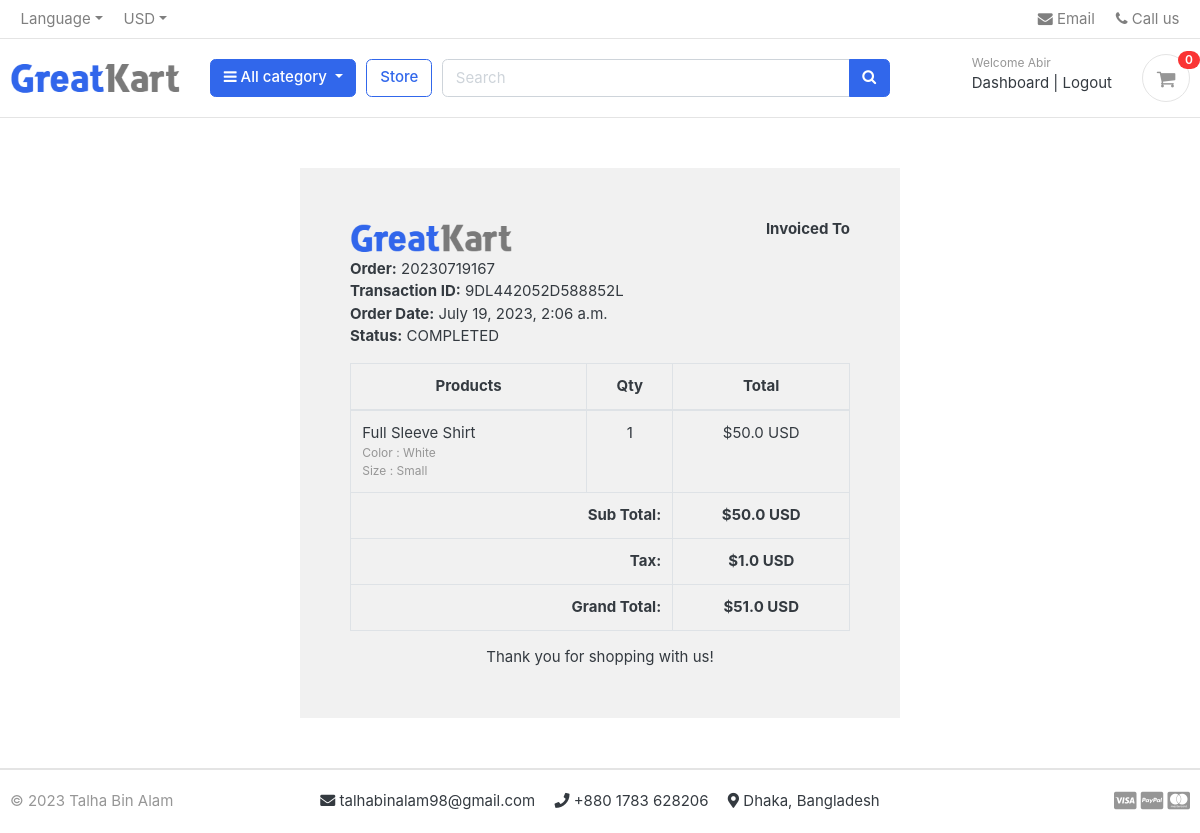
Page /accounts/order_details/20230719167/ (signed in) on the committed database.
### accounts/models.py (models this page shows, shortened)
class Account(AbstractBaseUser):
    first_name = models.CharField(max_length=50)
    last_name = models.CharField(max_length=50)
    username = models.CharField(max_length=50, unique=True)
    email = models.EmailField(unique=True)
    phone_number = models.CharField(max_length=50)
    date_joined = models.DateTimeField(auto_now_add=True)
    last_login = models.DateTimeField(auto_now_add=True)
    is_admin = models.BooleanField(default=False)
    is_staff = models.BooleanField(default=False)
    is_active = models.BooleanField(default=False)
    is_superadmin = models.BooleanField(default=False)
    USERNAME_FIELD = 'email'
    REQUIRED_FIELDS = ['username', 'first_name', 'last_name']
    objects = MyAccountManager()

### orders/models.py (models this page shows, shortened)
class Order(models.Model):
    STATUS = (
    ('Pending', 'Pending'),
    ('Accepted', 'Accepted'),
    ('On The Way', 'On The Way'),
    ('Delivered', 'Delivered'),
    ('Cancelled', 'Cancelled'),
    )
    user = models.ForeignKey(Account, on_delete=models.SET_NULL, null=True)
    payment = models.ForeignKey(Payment, on_delete=models.SET_NULL, null=True)
    order_number = models.CharField(max_length=50)
    first_name = models.CharField(max_length=50, blank=True)
    last_name = models.CharField(max_length=50, blank=True)
    phone = models.CharField(max_length=15, blank=True)
    email = models.EmailField(max_length=50, blank=True)
    address_line1 = models.CharField(max_length=50, blank=True)
    address_line2 = models.CharField(max_length=50, blank=True)
    country = models.CharField(max_length=50, blank=True)
    district = models.CharField(max_length=50, blank=True)
    city = models.CharField(max_length=50, blank=True)
    order_note = models.CharField(max_length=50, blank=True)
    order_total = models.FloatField()
    tax = models.FloatField()
    status = models.CharField(max_length=10, choices=STATUS, default='Pending')
    ip = models.CharField(max_length=20, blank=True)
    is_ordered = models.BooleanField(default=False)
    created_at = models.DateTimeField(auto_now_add=True)
    updated_at = models.DateTimeField(auto_now_add=True)
    def full_name(self):
        return f'{self.first_name} {self.last_name}'
    def full_address(self):
        return f'{self.address_line1} {self.address_line2}'

class Payment(models.Model):
    user = models.ForeignKey(Account, on_delete=models.CASCADE)
    payment_id = models.CharField(max_length=100)
    payment_method = models.CharField(max_length=100)
    amount_paid = models.CharField(max_length=100)
    status = models.CharField(max_length=100)
    created_at = models.DateTimeField(auto_now_add=True)

class OrderProduct(models.Model):
    order = models.ForeignKey(Order, on_delete=models.CASCADE)
    payment = models.ForeignKey(Payment, on_delete=models.SET_NULL, null=True)
    user = models.ForeignKey(Account, on_delete=models.CASCADE)
    product = models.ForeignKey(Product, on_delete=models.CASCADE)
    variations = models.ManyToManyField(Variation, blank=True)
    quantity = models.IntegerField()
    product_price = models.FloatField()
    ordered = models.BooleanField(default=False)
    created_at = models.DateTimeField(auto_now_add=True)
    updated_at = models.DateTimeField(auto_now_add=True)

### store/models.py (models this page shows, shortened)
class Product(models.Model):
    product_name = models.CharField(max_length=200, unique=True)
    slug = models.SlugField(max_length=200, unique=True)
    description = models.TextField(max_length=500, blank=True)
    price = models.IntegerField()
    images = models.ImageField(upload_to='photos/products')
    stock = models.IntegerField()
    is_available = models.BooleanField(default=True)
    category = models.ForeignKey(Category, on_delete=models.CASCADE)
    created_date = models.DateTimeField(auto_now_add=True)
    modified_date = models.DateTimeField(auto_now_add=True)

class Variation(models.Model):
    product = models.ForeignKey(Product, on_delete=models.CASCADE)
    variation_category = models.CharField(max_length=100, choices=variation_category_choice)
    variation_value = models.CharField(max_length=100)
    is_active = models.BooleanField(default=True)
    created_date = models.DateTimeField(auto_now_add=True)
    objects = VariationManager()

### accounts/views.py (the view)
# urls.py: path('order_details/<int:order_id>/', views.order_details, name='order_details'),
@login_required
def order_details(request, order_id):
    order_details = OrderProduct.objects.filter(order__order_number=order_id)
    order = Order.objects.get(order_number=order_id)
    sub_total = 0
    for i in order_details:
        sub_total += i.product_price * i.quantity
    context = {
        'order_details': order_details,
        'order': order,
        'sub_total': sub_total,
    }
    return render(request, 'accounts/order_details.html', context)

### carts/context_processors.py (called while the page is built)
def counter(request):
    cart_count = 0
    if 'admin' in request.path:
        return {}
    else:
        try:
            cart = Cart.objects.filter(cart_id=_cart_id(request))
            if request.user.is_authenticated:
                cart_items = CartItem.objects.all().filter(user=request.user)
            else:
                cart_items = CartItem.objects.all().filter(cart=cart[:1])
            for cart_item in cart_items:
                cart_count += cart_item.quantity
        except Cart.DoesNotExist:
            cart_item = 0
    return dict(cart_count=cart_count)

### carts/views.py (called while the page is built)
def _cart_id(request):
    cart = request.session.session_key
    if not cart:
        cart = request.session.create()
    return cart

### category/context_processors.py (called while the page is built)
def menu_links(request):
    links = Category.objects.all()
    return dict(links=links)

### category/models.py (called while the page is built)
    def get_url(self):
        return reverse('products_by_category', args=[self.slug])

### templates/accounts/order_details.html (shortened to what this page needs)
{% extends 'base.html' %}
{% load static %}
{% block content %}
<div class="container" style="margin: 0 auto;width: 50%;padding: 50px;background: #f1f1f1;margin-top: 50px;margin-bottom: 50px;">
    <div class="row invoice row-printable">
        <div class="col-md-12">
            <div class="panel panel-default plain" id="dash_0">
                <div class="panel-body p30">
                    <div class="row">
                        <div class="col-lg-6">
                            <div class="invoice-logo"><img src="{% static 'images/logo.png' %}" alt="Invoice logo" style="max-height: 40px;"></div>
                        </div>
                        <div class="col-lg-6">
                            <div class="invoice-from">
                                <ul class="list-unstyled text-right">
                                    <li><strong>Invoiced To</strong></li>
                                </ul>
                            </div>
                        </div>
                        <div class="col-lg-12">
                            <div class="invoice-details mt25">
                                <div class="well">
                                    <ul class="list-unstyled mb0">
                                        <li><strong>Order:</strong> {{order.order_number}}</li>
                                        <li><strong>Transaction ID:</strong> {{order.payment.payment_id}}</li>
                                        <li><strong>Order Date:</strong> {{order.created_at}}</li>
                                        <li><strong>Status:</strong> {{order.payment.status}}</li>
                                    </ul>
                                </div>
                            </div>
                            <div class="invoice-items">
                                <div class="table-responsive" style="overflow: hidden; outline: none;" tabindex="0">
                                    <table class="table table-bordered">
                                        <thead>
                                            <tr>
                                                <th class="per70 text-center">Products</th>
                                                <th class="per5 text-center">Qty</th>
                                                <th class="per25 text-center">Total</th>
                                            </tr>
                                        </thead>
                                        <tbody>
                                            {% for item in order_details %}
                                            <tr>
                                                <td>
                                                    {{ item.product.product_name }}
                                                    <br>
                                                    <p class="text-muted small">
                                                        {% if item.variations.all %}
                                                            {% for i in item.variations.all %}
                                                                {{ i.variation_category | capfirst }} : {{ i.variation_value | capfirst }}
                                                                <br>
                                                            {% endfor %}
                                                        {% endif %}
                                                    </p>
                                                </td>
                                                <td class="text-center">{{ item.quantity }}</td>
                                                <td class="text-center">${{ item.product_price }} USD</td>
                                            </tr>
                                        {% endfor %}
                                        </tbody>
                                        <tfoot>
                                            <tr>
                                                <th colspan="2" class="text-right">Sub Total:</th>
                                                <th class="text-center">${{sub_total}} USD</th>
                                            </tr>
                                            <tr>
                                                <th colspan="2" class="text-right">Tax:</th>
                                                <th class="text-center">${{order.tax}} USD</th>
                                            </tr>
                                            <tr>
                                                <th colspan="2" class="text-right">Grand Total:</th>
                                                <th class="text-center">${{order.order_total}} USD</th>
                                            </tr>
                                        </tfoot>
                                    </table>
                                </div>
                            </div>
                            <div class="invoice-footer mt25">
                                <p class="text-center">Thank you for shopping with us!</p>
                            </div>
                        </div>
                    </div>
                </div>
            </div>
        </div>
    </div>
    </div>
{% endblock content %}

### templates/includes/navbar.html (shortened to what this page needs)
{% load static %}
<header class="section-header">
    <nav class="navbar p-md-0 navbar-expand-sm navbar-light border-bottom">
        <div class="container">
            <div class="collapse navbar-collapse" id="navbarTop4">
                <ul class="navbar-nav mr-auto">
                    <li class="nav-item dropdown">
                        <a href="#" class="nav-link dropdown-toggle" data-toggle="dropdown">Language</a>
                    </li>
                    <li class="nav-item dropdown">
                        <a href="#" class="nav-link dropdown-toggle" data-toggle="dropdown">USD</a>
                    </li>
                </ul>
                <ul class="navbar-nav">
                    <li><a href="#" class="nav-link"> <i class="fa fa-envelope"></i> Email </a></li>
                    <li><a href="#" class="nav-link"> <i class="fa fa-phone"></i> Call us </a></li>
                </ul>
            </div>
        </div>
    </nav>
    <section class="header-main border-bottom">
        <div class="container">
            <div class="row align-items-center">
                <div class="col-lg-2 col-md-3 col-6">
                    <a href="/" class="brand-wrap">
                        <img class="logo" src="{% static 'images/logo.png' %}">
                    </a>
                </div>
                <div class="col-lg col-sm col-md col-6 flex-grow-0">
                    <div class="category-wrap dropdown d-inline-block float-right">
                        <button type="button" class="btn btn-primary dropdown-toggle" data-toggle="dropdown">
                            <i class="fa fa-bars"></i> All category
                        </button>
                    </div>
                </div>
                <a href="{% url 'store' %}" class="btn btn-outline-primary">Store</a>
                <div class="col-lg  col-md-6 col-sm-12 col">
                    <form action="{% url 'search' %}" class="search" method="GET">
                        <div class="input-group w-100">
                            <input type="text" class="form-control" style="width:60%;" placeholder="Search" name="keyword">
                            <div class="input-group-append">
                                <button class="btn btn-primary" type="submit">
                                    <i class="fa fa-search"></i>
                                </button>
                            </div>
                        </div>
                    </form>
                </div>
                <div class="col-lg-3 col-sm-6 col-8 order-2 order-lg-3">
                    <div class="d-flex justify-content-end mb-3 mb-lg-0">
                        {% if user.is_authenticated %}
                        <div class="widget-header">
                            <small class="title text-muted">Welcome {{ user.first_name | capfirst }}</small>
                            <div>
                                <a href="{% url 'dashboard' %}">Dashboard</a> <span class="dark-transp"> | </span>
                                <a href="{% url 'logout' %}">Logout</a>
                            </div>
                        </div>
                    {% endif %}
                        <a href="{% url 'cart' %}" class="widget-header pl-3 ml-3">
                            <div class="icon icon-sm rounded-circle border"><i class="fa fa-shopping-cart"></i>
                            </div>
                            <span class="badge badge-pill badge-danger notify">{{cart_count}}</span>
                        </a>
                    </div>
                </div>
            </div>
        </div>
    </section>
</header>

### static/css/ui.css (style rules this page uses)
html { font-family: "Inter", sans-serif; font-size: 15px; }
.icon-xs, .icon-sm, .icon-md, .icon-lg { display: inline-block; text-align: center; flex-shrink: 0; flex-grow: 0; }
.icon-sm { width: 48px; height: 48px; line-height: 48px !important; font-size: 20px; }
p:last-child { margin-bottom: 0; }
.header-main { position: relative; padding-top: 1rem; padding-bottom: 1rem; }
.brand-wrap .logo, .navbar-brand .logo { margin-right: 7px; max-height: 42px; display: inline-block; }
.widget-header { display: inline-block; vertical-align: middle; position: relative; }
.widget-header a { color: #343a40; }
.widget-header i { color: #969696; }
.widget-header .title { display: block; }
.widget-header .notify { position: absolute; top: -3px; right: -10px; }
[class*=list-] li:after { visibility: hidden; display: block; content: ""; overflow: hidden; height: 0; clear: both; }
.notify { position: absolute; top: -4px; right: -10px; display: inline-block; padding: 0.25em 0.6em; font-size: 12px; line-height: 1; text-align: center; border-radius: 3rem; color: #fff; background-color: #fa3434; }

### rows in the picture
Account: first_name "Abir"
Order: order_number "20230719167", payment.payment_id "9DL442052D588852L", created_at "July 19, 2023, 2:06 a.m.", payment.status "COMPLETED", tax "1.0", order_total "51.0"
OrderProduct: product.product_name "Full Sleeve Shirt", quantity "1", product_price "50.0"
Variation: variation_category "Color", variation_value "White"
Variation: variation_category "Size", variation_value "Small"

### other values in the picture
{{ cart_count }} "0"
{{ sub_total }} "50.0"
